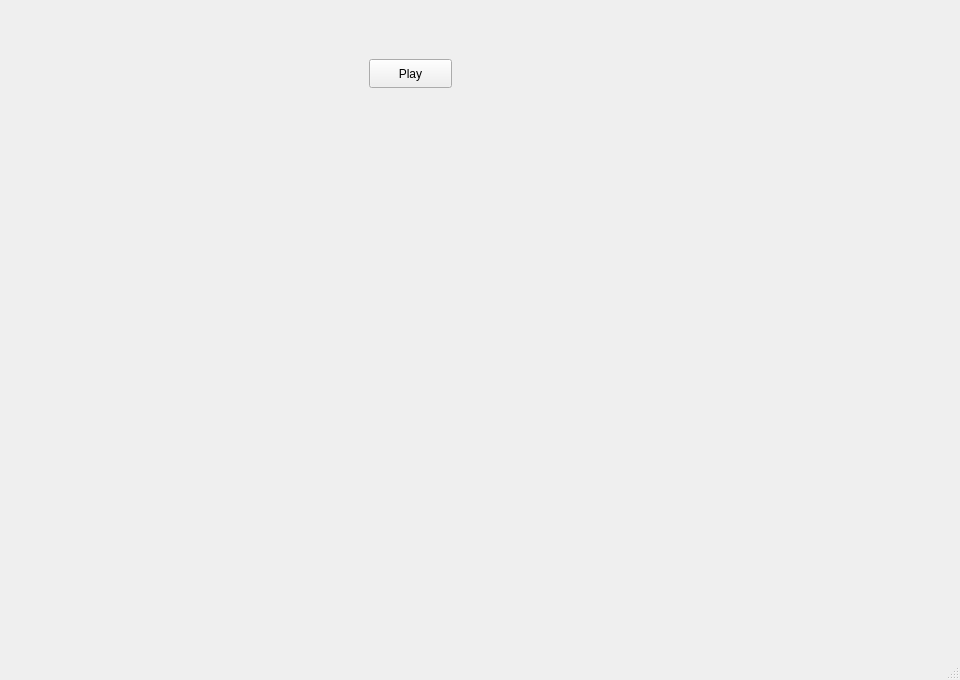
<?xml version="1.0" encoding="UTF-8"?>
<ui version="4.0">
 <class>MainWindow</class>
 <widget class="QMainWindow" name="MainWindow">
  <property name="geometry">
   <rect>
    <x>0</x>
    <y>0</y>
    <width>960</width>
    <height>680</height>
   </rect>
  </property>
  <property name="windowTitle">
   <string>MainWindow</string>
  </property>
  <widget class="QWidget" name="centralwidget">
   <layout class="QGridLayout" name="gridLayout">
    <item row="1" column="0">
     <widget class="QStackedWidget" name="stackedWidget">
      <property name="currentIndex">
       <number>0</number>
      </property>
      <widget class="QWidget" name="page">
       <widget class="QLabel" name="label">
        <property name="geometry">
         <rect>
          <x>0</x>
          <y>0</y>
          <width>821</width>
          <height>611</height>
         </rect>
        </property>
        <property name="text">
         <string/>
        </property>
        <property name="pixmap">
         <pixmap resource="res.qrc">:/picture/img/Title-screen-and-illustration-of-gameplay-for-Space-Invaders-1.png</pixmap>
        </property>
       </widget>
       <widget class="QPushButton" name="pushButton">
        <property name="geometry">
         <rect>
          <x>360</x>
          <y>50</y>
          <width>83</width>
          <height>29</height>
         </rect>
        </property>
        <property name="text">
         <string>Play</string>
        </property>
       </widget>
      </widget>
      <widget class="QWidget" name="page_2">
       <widget class="QGraphicsView" name="graphicsView">
        <property name="geometry">
         <rect>
          <x>0</x>
          <y>0</y>
          <width>801</width>
          <height>631</height>
         </rect>
        </property>
       </widget>
      </widget>
      <widget class="QWidget" name="page_3">
       <widget class="QLabel" name="label_2">
        <property name="geometry">
         <rect>
          <x>0</x>
          <y>0</y>
          <width>931</width>
          <height>651</height>
         </rect>
        </property>
        <property name="text">
         <string/>
        </property>
        <property name="pixmap">
         <pixmap resource="res.qrc">:/picture/img/game-over.png</pixmap>
        </property>
       </widget>
      </widget>
     </widget>
    </item>
   </layout>
  </widget>
  <widget class="QStatusBar" name="statusbar"/>
 </widget>
 <resources>
  <include location="res.qrc"/>
 </resources>
 <connections/>
</ui>
